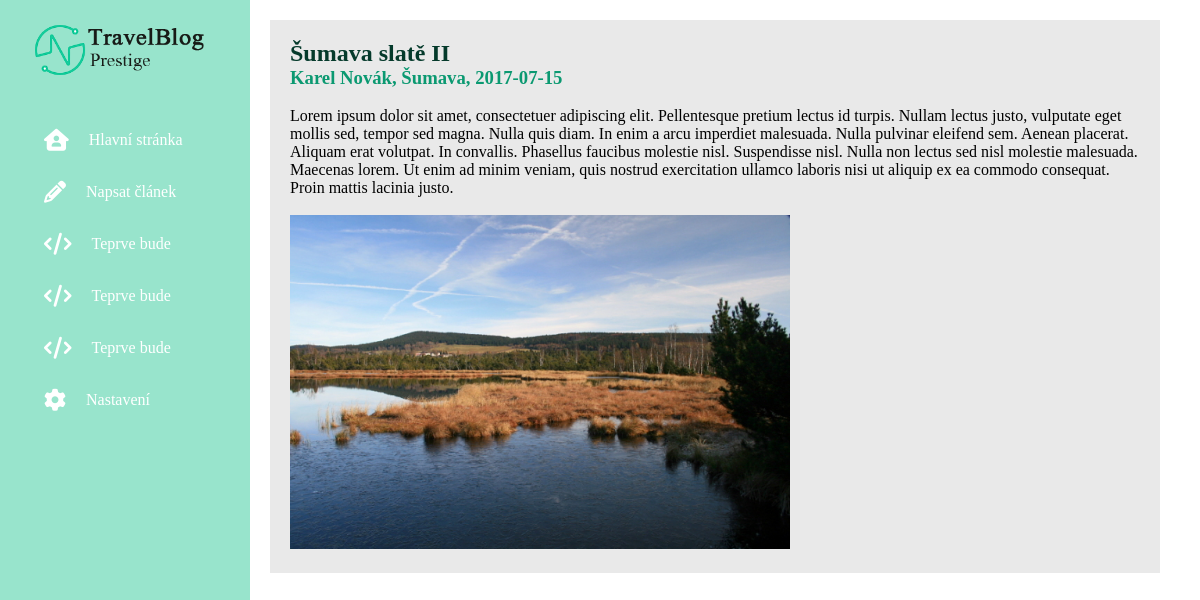
Page /clanek.php?id=3 on the earlier database version.
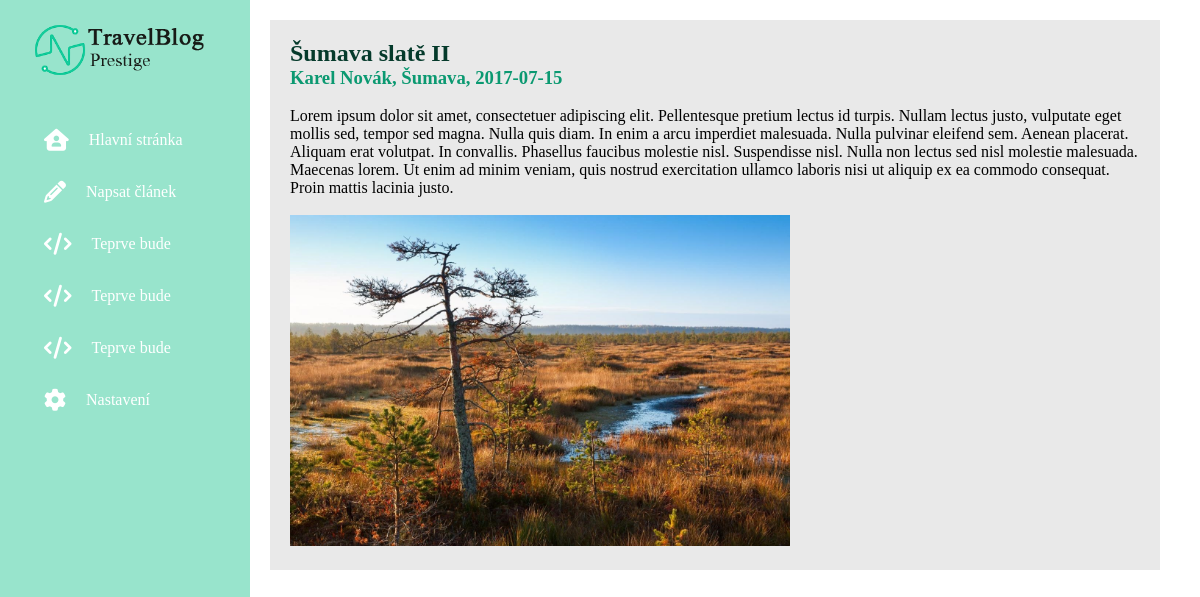
Same page on the later database version.
### tables this page shows
CREATE TABLE `Articles` (
  `idArticles` int(10) NOT NULL AUTO_INCREMENT,
  `Title` varchar(119) NOT NULL,
  `Content` longtext NOT NULL,
  `ProfileImg` varchar(44) DEFAULT NULL,
  `Author` int(10) NOT NULL,
  `Destination` int(10) NOT NULL,
  `DatePublic` date NOT NULL,
  PRIMARY KEY (`idArticles`),
  KEY `Author_idx` (`Author`),
  KEY `Destination_idx` (`Destination`),
  FOREIGN KEY (`Author`) REFERENCES `Users` (`idUsers`) ON DELETE NO ACTION ON UPDATE NO ACTION,
  FOREIGN KEY (`Destination`) REFERENCES `Destination` (`idDestination`) ON DELETE NO ACTION ON UPDATE NO ACTION
);

CREATE TABLE `Users` (
  `idUsers` int(11) NOT NULL AUTO_INCREMENT,
  `UserName` varchar(45) NOT NULL,
  `User` varchar(45) NOT NULL,
  `UserEmail` varchar(45) NOT NULL,
  `Pasword` varchar(45) NOT NULL,
  `Role` set('admin','delegate') NOT NULL,
  PRIMARY KEY (`idUsers`),
  UNIQUE KEY `UserEmail_UNIQUE` (`UserEmail`)
);

CREATE TABLE `Destination` (
  `idDestination` int(11) NOT NULL AUTO_INCREMENT,
  `Name` varchar(45) NOT NULL,
  PRIMARY KEY (`idDestination`)
);

### ClanekObjekt.php (called while the page is built, shortened)
<?php
class Clanek
{
    private $title;
    private $content;
    private $image;
    private $author;
    private $destination;
    private $date;
    public function __construct($clanekId)
    {
        $servername = "localhost";
        $username = "root";
        $password = "";
        $database = "travelblog";
        $conn = new mysqli($servername, $username, $password, $database);
        $query = "SELECT * FROM articles WHERE idArticles = $clanekId";
        $result = $conn->query($query);
        $articleAssoc = $result->fetch_assoc();
        $this->title = $articleAssoc['Title'];
        $this->content = $articleAssoc['Content'];
        $this->image = $articleAssoc['ProfileImg'];
        $this->date = $articleAssoc['DatePublic'];
        $query = "SELECT User FROM users WHERE idUsers = '".$articleAssoc['Author']."'";
        $result = $conn->query($query);
        $this->author = $result->fetch_assoc()['User'];
        $query = "SELECT Name FROM destination WHERE idDestination = '".$articleAssoc['Destination']."'";
        $result = $conn->query($query);
        $this->destination = $result->fetch_assoc()['Name'];
    }
    public function get_title()
    {
        return $this->title;
    }
    public function get_content()
    {
        return $this->content;
    }
    public function get_image()
    {
        return $this->image;
    }
    public function get_author()
    {
        return $this->author;
    }
    public function get_destination()
    {
        return $this->destination;
    }
    public function get_date()
    {
        return $this->date;
    }
}
?>

### clanek.php (the view, shortened to what this page needs)
<?php
require "./ClanekObjekt.php";
$clanek = new Clanek($_GET["id"]);
?>
<!DOCTYPE html>
<html lang="en">
<head>
    <link rel="stylesheet" href="./css/style.css">
</head>
<body>
<div class="header">
        <div class="side-nav">
            <a href="./index.php" class="logo">
                <img src="./img/logo.png" alt="logo" class="logo-img">
            </a>
            <ul class="nav-links">
                <li><a href="./index.php"><i class="fa-solid fa-house-user"></i><p>Hlavní stránka</p></a></li>
                <li><a href="./napsatClanek.php"><i class="fa-solid fa-pencil"></i><p>Napsat článek</p></a></li>
                <li><a href="./temporary.php"><i class="fa-solid fa-code"></i><p>Teprve bude</p></a></li>
                <li><a href="./temporary.php"><i class="fa-solid fa-code"></i><p>Teprve bude</p></a></li>
                <li><a href="./temporary.php"><i class="fa-solid fa-code"></i><p>Teprve bude</p></a></li>
                <li><a href="./nastaveni.php"><i class="fa-solid fa-gear"></i><p>Nastavení</p></a></li>
            </ul>
        </div>
    </div>
    <div class="body_right">
    <?php
        echo '<div class="clanek_background">';
        echo "<h2>".$clanek->get_title()."</h2>";
        echo "<h3>".$clanek->get_author().", ".$clanek->get_destination().", ".$clanek->get_date()."</h3><br>";
        echo "<p>".$clanek->get_content()."</p>";
        echo "<br>";
        echo "<img src='".$clanek->get_image()."' alt='clanekImage' width='500'>";
    ?>
</body>
</html>

### css/style.css (style rules this page uses)
* { margin: 0; padding: 0; box-sizing: border-box; }
.header { width: 300px; background: #ffffff; }
.side-nav { width: 250px; height: 100%; background: #98e4cc; position: fixed; top: 0; bottom: 0; padding: 20px 30px; }
.logo { display: block; margin-bottom: 30px; }
.logo-img { width: 180px; }
.nav-links { list-style: none; position: relative; }
.nav-links li { padding: 5px 0; }
.nav-links li a { color: #ffffff; text-decoration: none; padding: 10px 14px; display: flex; align-items: center; }
.nav-links li a i { font-size: 22px; margin-right: 20px; }
.body_right { margin: 20px 20px 20px 270px; }
.clanek_background { display: block; text-justify: center; background: #e9e9e9; margin: 20px 20px 20px 0px; padding: 20px; }
.clanek_background h2 { color: #053a2b; }
.clanek_background h3 { color: #0b9971; }

Differences in the rows shown:
changed articles "Šumava slatě II": ProfileImg: a different picture
